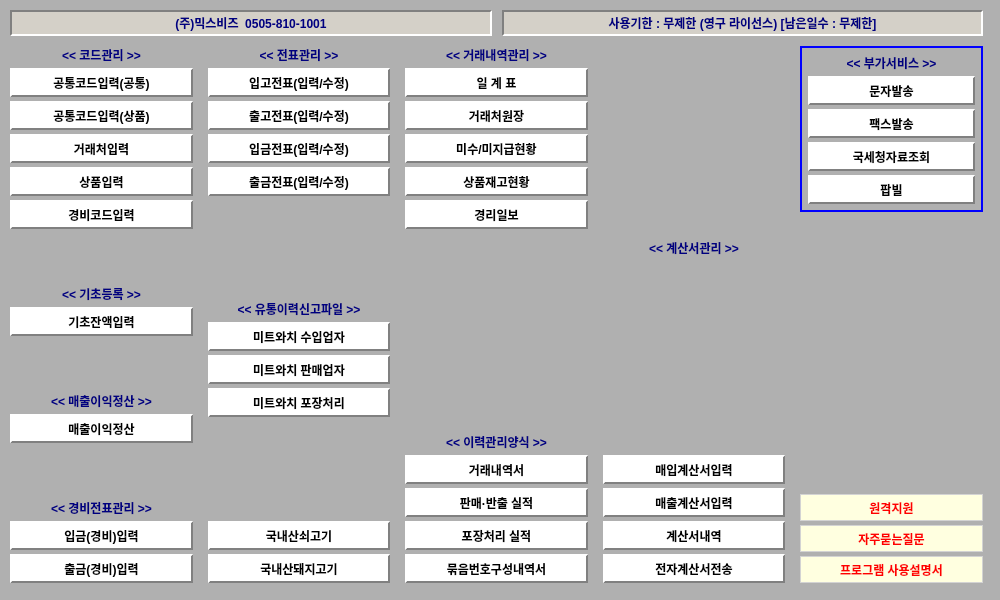
<?xml version="1.0" encoding="UTF-8"?>
<ui version="4.0">
 <class>ShortcutF1Dialog</class>
 <widget class="QDialog" name="ShortcutF1Dialog">
  <property name="geometry">
   <rect>
    <x>0</x>
    <y>0</y>
    <width>1000</width>
    <height>600</height>
   </rect>
  </property>
  <property name="windowTitle">
   <string>단축메뉴 (F1)</string>
  </property>
  <property name="styleSheet">
   <string notr="true">
    QDialog#ShortcutF1Dialog {
        background-color: #B0B0B0;
    }
    QLabel {
        font-family: "Gulim", "Dotum", "Malgun Gothic";
        font-size: 12px;
        font-weight: bold;
        color: #000080;
    }
    QPushButton {
        background-color: #FFFFFF;
        border-top: 2px solid #FFFFFF;
        border-left: 2px solid #FFFFFF;
        border-right: 2px solid #808080;
        border-bottom: 2px solid #808080;
        font-family: "Gulim", "Dotum";
        font-size: 12px;
        font-weight: bold;
        color: #000000;
        min-height: 25px;
    }
    QPushButton:pressed {
        border-top: 2px solid #808080;
        border-left: 2px solid #808080;
        border-right: 2px solid #FFFFFF;
        border-bottom: 2px solid #FFFFFF;
    }
   </string>
  </property>
  <layout class="QVBoxLayout" name="mainLayout">
   <property name="spacing"><number>10</number></property>
   <property name="leftMargin"><number>10</number></property>
   <property name="topMargin"><number>10</number></property>
   <property name="rightMargin"><number>10</number></property>
   <property name="bottomMargin"><number>10</number></property>

   <!-- 1. 최상단 상호 및 사용기한 정보 바 -->
   <item>
    <layout class="QHBoxLayout" name="lay_top_info">
     <property name="spacing"><number>10</number></property>
     <item>
      <widget class="QLabel" name="lbl_company_info">
       <property name="minimumSize"><size><width>220</width><height>26</height></size></property>
       <property name="styleSheet">
        <string notr="true">background-color: #D4D0C8; border-top: 2px solid #808080; border-left: 2px solid #808080; border-right: 2px solid #FFFFFF; border-bottom: 2px solid #FFFFFF; color: #000080; font-size: 12px;</string>
       </property>
       <property name="text">
        <string>(주)믹스비즈  0505-810-1001</string>
       </property>
       <property name="alignment"><set>Qt::AlignCenter</set></property>
      </widget>
     </item>
     <item>
      <widget class="QLabel" name="lbl_expire_info">
       <property name="minimumSize"><size><width>320</width><height>26</height></size></property>
       <property name="styleSheet">
        <string notr="true">background-color: #D4D0C8; border-top: 2px solid #808080; border-left: 2px solid #808080; border-right: 2px solid #FFFFFF; border-bottom: 2px solid #FFFFFF; color: #000080; font-size: 12px;</string>
       </property>
       <property name="text">
        <string>사용기한 : 무제한 (영구 라이선스) [남은일수 : 무제한]</string>
       </property>
       <property name="alignment"><set>Qt::AlignCenter</set></property>
      </widget>
     </item>
     <item>
      <spacer name="spacer_top">
       <property name="orientation"><enum>Qt::Horizontal</enum></property>
      </spacer>
     </item>
    </layout>
   </item>

   <!-- 2. 메인 버튼 그리드 영역 (카테고리별 컬럼) -->
   <item>
    <layout class="QHBoxLayout" name="lay_columns">
     <property name="spacing"><number>15</number></property>

     <!-- 컬럼 1: 코드관리 & 기초등록 & 경비전표관리 -->
     <item>
      <layout class="QVBoxLayout" name="col_1">
       <property name="spacing"><number>4</number></property>
       <item><widget class="QLabel" name="lbl_cat_code"><property name="text"><string>&lt;&lt; 코드관리 &gt;&gt;</string></property><property name="alignment"><set>Qt::AlignCenter</set></property></widget></item>
       <item><widget class="QPushButton" name="btn_code_common"><property name="text"><string>공통코드입력(공통)</string></property></widget></item>
       <item><widget class="QPushButton" name="btn_code_goods"><property name="text"><string>공통코드입력(상품)</string></property></widget></item>
       <item><widget class="QPushButton" name="btn_cust_entry"><property name="text"><string>거래처입력</string></property></widget></item>
       <item><widget class="QPushButton" name="btn_goods_entry"><property name="text"><string>상품입력</string></property></widget></item>
       <item><widget class="QPushButton" name="btn_exp_code"><property name="text"><string>경비코드입력</string></property></widget></item>
       <item><spacer name="sp_col1_1"><property name="orientation"><enum>Qt::Vertical</enum></property><property name="maximumSize"><size><width>20</width><height>15</height></size></property></spacer></item>

       <item><widget class="QLabel" name="lbl_cat_basic"><property name="text"><string>&lt;&lt; 기초등록 &gt;&gt;</string></property><property name="alignment"><set>Qt::AlignCenter</set></property></widget></item>
       <item><widget class="QPushButton" name="btn_basic_bal"><property name="text"><string>기초잔액입력</string></property></widget></item>
       <item><spacer name="sp_col1_2"><property name="orientation"><enum>Qt::Vertical</enum></property><property name="maximumSize"><size><width>20</width><height>10</height></size></property></spacer></item>

       <item><widget class="QLabel" name="lbl_cat_margin"><property name="text"><string>&lt;&lt; 매출이익정산 &gt;&gt;</string></property><property name="alignment"><set>Qt::AlignCenter</set></property></widget></item>
       <item><widget class="QPushButton" name="btn_margin_calc"><property name="text"><string>매출이익정산</string></property></widget></item>
       <item><spacer name="sp_col1_3"><property name="orientation"><enum>Qt::Vertical</enum></property><property name="maximumSize"><size><width>20</width><height>10</height></size></property></spacer></item>

       <item><widget class="QLabel" name="lbl_cat_exp"><property name="text"><string>&lt;&lt; 경비전표관리 &gt;&gt;</string></property><property name="alignment"><set>Qt::AlignCenter</set></property></widget></item>
       <item><widget class="QPushButton" name="btn_exp_in"><property name="text"><string>입금(경비)입력</string></property></widget></item>
       <item><widget class="QPushButton" name="btn_exp_out"><property name="text"><string>출금(경비)입력</string></property></widget></item>
       <item><spacer name="sp_col1_end"><property name="orientation"><enum>Qt::Vertical</enum></property></spacer></item>
      </layout>
     </item>

     <!-- 컬럼 2: 전표관리 & 유통이력신고파일 -->
     <item>
      <layout class="QVBoxLayout" name="col_2">
       <property name="spacing"><number>4</number></property>
       <item><widget class="QLabel" name="lbl_cat_slip"><property name="text"><string>&lt;&lt; 전표관리 &gt;&gt;</string></property><property name="alignment"><set>Qt::AlignCenter</set></property></widget></item>
       <item><widget class="QPushButton" name="btn_in_slip"><property name="text"><string>입고전표(입력/수정)</string></property></widget></item>
       <item><widget class="QPushButton" name="btn_out_slip"><property name="text"><string>출고전표(입력/수정)</string></property></widget></item>
       <item><widget class="QPushButton" name="btn_pay_in"><property name="text"><string>입금전표(입력/수정)</string></property></widget></item>
       <item><widget class="QPushButton" name="btn_pay_out"><property name="text"><string>출금전표(입력/수정)</string></property></widget></item>
       <item><spacer name="sp_col2_1"><property name="orientation"><enum>Qt::Vertical</enum></property><property name="maximumSize"><size><width>20</width><height>20</height></size></property></spacer></item>

       <item><widget class="QLabel" name="lbl_cat_meatwatch"><property name="text"><string>&lt;&lt; 유통이력신고파일 &gt;&gt;</string></property><property name="alignment"><set>Qt::AlignCenter</set></property></widget></item>
       <item><widget class="QPushButton" name="btn_mw_importer"><property name="text"><string>미트와치 수입업자</string></property></widget></item>
       <item><widget class="QPushButton" name="btn_mw_seller"><property name="text"><string>미트와치 판매업자</string></property></widget></item>
       <item><widget class="QPushButton" name="btn_mw_packer"><property name="text"><string>미트와치 포장처리</string></property></widget></item>
       <item><spacer name="sp_col2_2"><property name="orientation"><enum>Qt::Vertical</enum></property><property name="maximumSize"><size><width>20</width><height>15</height></size></property></spacer></item>

       <item><widget class="QPushButton" name="btn_domestic_beef"><property name="text"><string>국내산쇠고기</string></property></widget></item>
       <item><widget class="QPushButton" name="btn_domestic_pork"><property name="text"><string>국내산돼지고기</string></property></widget></item>
       <item><spacer name="sp_col2_end"><property name="orientation"><enum>Qt::Vertical</enum></property></spacer></item>
      </layout>
     </item>

     <!-- 컬럼 3: 거래내역관리 & 이력관리양식 -->
     <item>
      <layout class="QVBoxLayout" name="col_3">
       <property name="spacing"><number>4</number></property>
       <item><widget class="QLabel" name="lbl_cat_trans"><property name="text"><string>&lt;&lt; 거래내역관리 &gt;&gt;</string></property><property name="alignment"><set>Qt::AlignCenter</set></property></widget></item>
       <item><widget class="QPushButton" name="btn_daily_total"><property name="text"><string>일 계 표</string></property></widget></item>
       <item><widget class="QPushButton" name="btn_cust_ledger"><property name="text"><string>거래처원장</string></property></widget></item>
       <item><widget class="QPushButton" name="btn_unpaid_stat"><property name="text"><string>미수/미지급현황</string></property></widget></item>
       <item><widget class="QPushButton" name="btn_stock_stat"><property name="text"><string>상품재고현황</string></property></widget></item>
       <item><widget class="QPushButton" name="btn_accounting_daily"><property name="text"><string>경리일보</string></property></widget></item>
       <item><spacer name="sp_col3_1"><property name="orientation"><enum>Qt::Vertical</enum></property><property name="maximumSize"><size><width>20</width><height>15</height></size></property></spacer></item>

       <item><widget class="QLabel" name="lbl_cat_history_form"><property name="text"><string>&lt;&lt; 이력관리양식 &gt;&gt;</string></property><property name="alignment"><set>Qt::AlignCenter</set></property></widget></item>
       <item><widget class="QPushButton" name="btn_trans_detail"><property name="text"><string>거래내역서</string></property></widget></item>
       <item><widget class="QPushButton" name="btn_sales_ship_stat"><property name="text"><string>판매·반출 실적</string></property></widget></item>
       <item><widget class="QPushButton" name="btn_pack_stat"><property name="text"><string>포장처리 실적</string></property></widget></item>
       <item><widget class="QPushButton" name="btn_bundle_no_detail"><property name="text"><string>묶음번호구성내역서</string></property></widget></item>
       <item><spacer name="sp_col3_end"><property name="orientation"><enum>Qt::Vertical</enum></property></spacer></item>
      </layout>
     </item>

     <!-- 컬럼 4: 계산서관리 -->
     <item>
      <layout class="QVBoxLayout" name="col_4">
       <property name="spacing"><number>4</number></property>
       <item><widget class="QLabel" name="lbl_cat_tax"><property name="text"><string>&lt;&lt; 계산서관리 &gt;&gt;</string></property><property name="alignment"><set>Qt::AlignCenter</set></property></widget></item>
       <item><widget class="QPushButton" name="btn_buy_tax_entry"><property name="text"><string>매입계산서입력</string></property></widget></item>
       <item><widget class="QPushButton" name="btn_sale_tax_entry"><property name="text"><string>매출계산서입력</string></property></widget></item>
       <item><widget class="QPushButton" name="btn_tax_detail"><property name="text"><string>계산서내역</string></property></widget></item>
       <item><widget class="QPushButton" name="btn_etax_send"><property name="text"><string>전자계산서전송</string></property></widget></item>
       <item><spacer name="sp_col4_end"><property name="orientation"><enum>Qt::Vertical</enum></property></spacer></item>
      </layout>
     </item>

     <!-- 컬럼 5: 부가서비스 & 원격지원 하단 영역 -->
     <item>
      <layout class="QVBoxLayout" name="col_5">
       <property name="spacing"><number>4</number></property>
       <item>
        <widget class="QFrame" name="frame_extra_service">
         <property name="styleSheet">
          <string notr="true">QFrame#frame_extra_service { border: 2px solid #0000FF; background-color: transparent; }</string>
         </property>
         <layout class="QVBoxLayout" name="lay_extra">
          <property name="spacing"><number>4</number></property>
          <property name="leftMargin"><number>6</number></property>
          <property name="topMargin"><number>6</number></property>
          <property name="rightMargin"><number>6</number></property>
          <property name="bottomMargin"><number>6</number></property>
          <item><widget class="QLabel" name="lbl_cat_extra"><property name="text"><string>&lt;&lt; 부가서비스 &gt;&gt;</string></property><property name="alignment"><set>Qt::AlignCenter</set></property></widget></item>
          <item><widget class="QPushButton" name="btn_sms"><property name="text"><string>문자발송</string></property></widget></item>
          <item><widget class="QPushButton" name="btn_fax"><property name="text"><string>팩스발송</string></property></widget></item>
          <item><widget class="QPushButton" name="btn_hometax"><property name="text"><string>국세청자료조회</string></property></widget></item>
          <item><widget class="QPushButton" name="btn_popbill"><property name="text"><string>팝빌</string></property></widget></item>
         </layout>
        </widget>
       </item>

       <item><spacer name="sp_col5_1"><property name="orientation"><enum>Qt::Vertical</enum></property><property name="maximumSize"><size><width>20</width><height>10</height></size></property></spacer></item>

       <item>
        <widget class="QPushButton" name="btn_remote">
         <property name="styleSheet"><string notr="true">background-color: #FFFFE0; color: #FF0000; border: 1px solid #D3D3D3;</string></property>
         <property name="text"><string>원격지원</string></property>
        </widget>
       </item>
       <item>
        <widget class="QPushButton" name="btn_faq">
         <property name="styleSheet"><string notr="true">background-color: #FFFFE0; color: #FF0000; border: 1px solid #D3D3D3;</string></property>
         <property name="text"><string>자주묻는질문</string></property>
        </widget>
       </item>
       <item>
        <widget class="QPushButton" name="btn_manual">
         <property name="styleSheet"><string notr="true">background-color: #FFFFE0; color: #FF0000; border: 1px solid #D3D3D3;</string></property>
         <property name="text"><string>프로그램 사용설명서</string></property>
        </widget>
       </item>

       <item><spacer name="sp_col5_end"><property name="orientation"><enum>Qt::Vertical</enum></property></spacer></item>
      </layout>
     </item>

     <item>
      <spacer name="spacer_right">
       <property name="orientation"><enum>Qt::Horizontal</enum></property>
      </spacer>
     </item>

    </layout>
   </item>
  </layout>
 </widget>
 <resources/>
 <connections/>
</ui>
